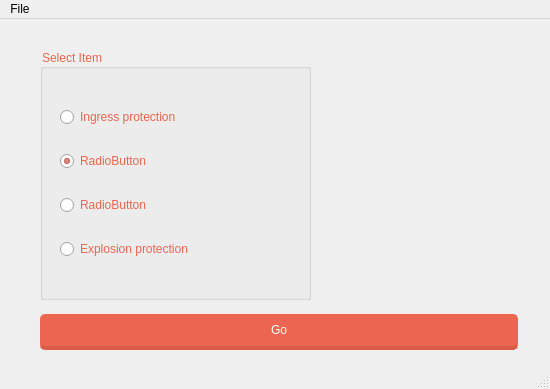
<?xml version="1.0" encoding="UTF-8"?>
<ui version="4.0">
 <class>MainWin</class>
 <widget class="QMainWindow" name="MainWin">
  <property name="geometry">
   <rect>
    <x>0</x>
    <y>0</y>
    <width>550</width>
    <height>389</height>
   </rect>
  </property>
  <property name="windowTitle">
   <string>MainWin</string>
  </property>
  <widget class="QWidget" name="centralwidget">
   <widget class="QGroupBox" name="groupBox">
    <property name="geometry">
     <rect>
      <x>40</x>
      <y>30</y>
      <width>271</width>
      <height>251</height>
     </rect>
    </property>
    <property name="styleSheet">
     <string notr="true">color: rgba(236, 101, 80, 1);
text-shadow: #454545 0 0 2px;</string>
    </property>
    <property name="title">
     <string>Select Item</string>
    </property>
    <widget class="QWidget" name="verticalLayoutWidget">
     <property name="geometry">
      <rect>
       <x>20</x>
       <y>40</y>
       <width>231</width>
       <height>191</height>
      </rect>
     </property>
     <layout class="QVBoxLayout" name="verticalLayout">
      <item>
       <widget class="QRadioButton" name="radioButton_2">
        <property name="styleSheet">
         <string notr="true"/>
        </property>
        <property name="text">
         <string>Ingress protection</string>
        </property>
        <property name="checkable">
         <bool>true</bool>
        </property>
        <property name="checked">
         <bool>false</bool>
        </property>
       </widget>
      </item>
      <item>
       <widget class="QRadioButton" name="radioButton_4">
        <property name="text">
         <string>RadioButton</string>
        </property>
        <property name="checkable">
         <bool>true</bool>
        </property>
        <property name="checked">
         <bool>true</bool>
        </property>
       </widget>
      </item>
      <item>
       <widget class="QRadioButton" name="radioButton_3">
        <property name="text">
         <string>RadioButton</string>
        </property>
       </widget>
      </item>
      <item>
       <widget class="QRadioButton" name="radioButton">
        <property name="text">
         <string>Explosion protection</string>
        </property>
       </widget>
      </item>
     </layout>
    </widget>
   </widget>
   <widget class="QPushButton" name="pushButton">
    <property name="geometry">
     <rect>
      <x>40</x>
      <y>290</y>
      <width>481</width>
      <height>41</height>
     </rect>
    </property>
    <property name="styleSheet">
     <string notr="true">float:right;
margin-right: 3%;
margin-top: 5px;
border-radius: 5px;
-moz-border-radius: 5px;
-webkit-border-radius: 5px;
padding: 5px 9px;
font-size: 1.2em;
background-color: rgba(236, 101, 80, 1);
text-shadow: #454545 0 0 2px;
border-bottom: 4px solid rgba(217, 91, 72, 1);
color:white;
font-family: 'Roboto Slab', serif;</string>
    </property>
    <property name="text">
     <string>Go</string>
    </property>
   </widget>
   <widget class="QLabel" name="image">
    <property name="geometry">
     <rect>
      <x>340</x>
      <y>90</y>
      <width>181</width>
      <height>141</height>
     </rect>
    </property>
    <property name="text">
     <string/>
    </property>
   </widget>
  </widget>
  <widget class="QMenuBar" name="menubar">
   <property name="geometry">
    <rect>
     <x>0</x>
     <y>0</y>
     <width>550</width>
     <height>23</height>
    </rect>
   </property>
   <widget class="QMenu" name="menuFile">
    <property name="title">
     <string>File</string>
    </property>
    <addaction name="action"/>
    <addaction name="actionExit"/>
   </widget>
   <addaction name="menuFile"/>
  </widget>
  <widget class="QStatusBar" name="statusbar"/>
  <action name="actionExit">
   <property name="icon">
    <iconset resource="resurses.qrc">
     <normaloff>:/res/img/exit.png</normaloff>:/res/img/exit.png</iconset>
   </property>
   <property name="text">
    <string>Exit</string>
   </property>
  </action>
  <action name="action">
   <property name="icon">
    <iconset resource="resurses.qrc">
     <normaloff>:/res/img/developer.png</normaloff>:/res/img/developer.png</iconset>
   </property>
   <property name="text">
    <string>О разработчике</string>
   </property>
  </action>
 </widget>
 <resources>
  <include location="resurses.qrc"/>
 </resources>
 <connections/>
</ui>
